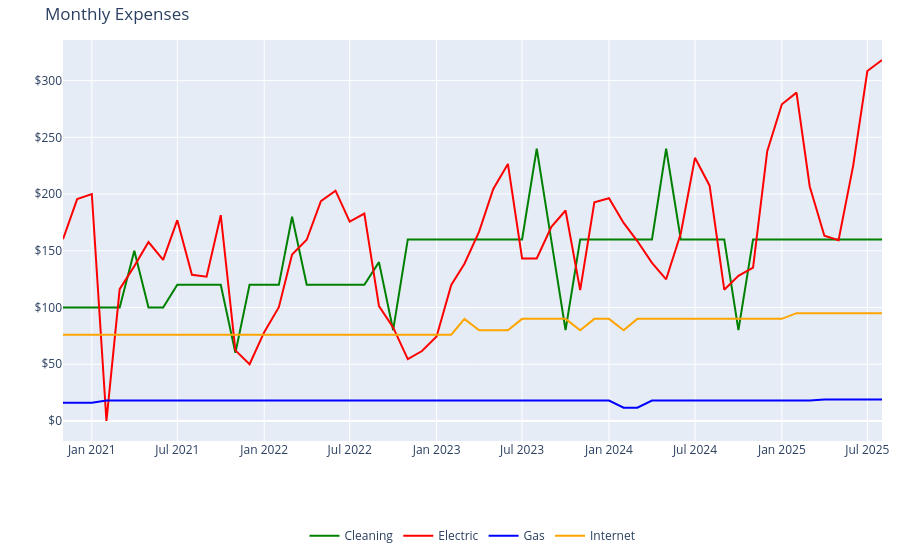

This figure's notebook cell:
### Markdown cell above
<hr>

### Code cell
import warnings

# uppress specific FutureWarning
warnings.filterwarnings("ignore", category=FutureWarning)

# group by year, month, and expense type, then sum Amount
monthly_expense_amount = (
    df.groupby([df["Date"].dt.to_period("M"), "Expense"])["Amount"].sum().reset_index()
)
monthly_expense_amount["Date"] = monthly_expense_amount["Date"].astype(
    str
)  # convert to string for Plotly

# plot
fig = px.line(
    monthly_expense_amount,
    x="Date",
    y="Amount",
    color="Expense",
    color_discrete_map=color_palette,
    title="Monthly Expenses",
    labels={
        "Date": "Month and Year",
        "Amount": "Amount ($)",
        "Expense": "",
    },
    hover_data={"Expense": True},
)

# format y-axis to show currency
fig.update_traces(
    hovertemplate="Month and Year: %{x}<br>Amount: $%{y:.2f}<br>Expense Type: %{customdata}"
)


# format for mobile
fig.update_layout(
    xaxis=dict(title=""),
    yaxis=dict(
        title="",
        tickprefix="$",
    ),
    margin=dict(
        t=40,
        b=30,
        l=10,
        r=10,
    ),
    legend=dict(
        orientation="h",
        x=0.5,
        xanchor="center",
        y=-0.2,
    ),
)

fig.show()

### Figure 1 — Plotly figure (JSON) as saved in the notebook; plotly's stock layout.template omitted (floating-point values rounded to 4 significant figures)
{"data": [{"customdata": [["Cleaning"], ["Cleaning"], ["Cleaning"], ["Cleaning"], ["Cleaning"], ["Cleaning"], ["Cleaning"], ["Cleaning"], ["Cleaning"], ["Cleaning"], ["Cleaning"], ["Cleaning"], ["Cleaning"], ["Cleaning"], ["Cleaning"], ["Cleaning"], ["Cleaning"], ["Cleaning"], ["Cleaning"], ["Cleaning"], ["Cleaning"], ["Cleaning"], ["Cleaning"], ["Cleaning"], ["Cleaning"], ["Cleaning"], ["Cleaning"], ["Cleaning"], ["Cleaning"], ["Cleaning"], ["Cleaning"], ["Cleaning"], ["Cleaning"], ["Cleaning"], ["Cleaning"], ["Cleaning"], ["Cleaning"], ["Cleaning"], ["Cleaning"], ["Cleaning"], ["Cleaning"], ["Cleaning"], ["Cleaning"], ["Cleaning"], ["Cleaning"], ["Cleaning"], ["Cleaning"], ["Cleaning"], ["Cleaning"], ["Cleaning"], ["Cleaning"], ["Cleaning"], ["Cleaning"], ["Cleaning"], ["Cleaning"], ["Cleaning"], ["Cleaning"], ["Cleaning"]], "hovertemplate": "Month and Year: %{x}<br>Amount: $%{y:.2f}<br>Expense Type: %{customdata}", "legendgroup": "Cleaning", "line": {"color": "green", "dash": "solid"}, "marker": {"symbol": "circle"}, "mode": "lines", "name": "Cleaning", "orientation": "v", "showlegend": true, "type": "scatter", "x": ["2020-11", "2020-12", "2021-01", "2021-02", "2021-03", "2021-04", "2021-05", "2021-06", "2021-07", "2021-08", "2021-09", "2021-10", "2021-11", "2021-12", "2022-01", "2022-02", "2022-03", "2022-04", "2022-05", "2022-06", "2022-07", "2022-08", "2022-09", "2022-10", "2022-11", "2022-12", "2023-01", "2023-02", "2023-03", "2023-04", "2023-05", "2023-06", "2023-07", "2023-08", "2023-09", "2023-10", "2023-11", "2023-12", "2024-01", "2024-02", "2024-03", "2024-04", "2024-05", "2024-06", "2024-07", "2024-08", "2024-09", "2024-10", "2024-11", "2024-12", "2025-01", "2025-02", "2025-03", "2025-04", "2025-05", "2025-06", "2025-07", "2025-08"], "xaxis": "x", "y": [100, 100, 100, 100, 100, 150, 100, 100, 120, 120, 120, 120, 60, 120, 120, 120, 180, 120, 120, 120, 120, 120, 140, 80, 160, 160, 160, 160, 160, 160, 160, 160, 160, 240, 160, 80, 160, 160, 160, 160, 160, 160, 240, 160, 160, 160, 160, 80, 160, 160, 160, 160, 160, 160, 160, 160, 160, 160], "yaxis": "y"}, {"customdata": [["Electric"], ["Electric"], ["Electric"], ["Electric"], ["Electric"], ["Electric"], ["Electric"], ["Electric"], ["Electric"], ["Electric"], ["Electric"], ["Electric"], ["Electric"], ["Electric"], ["Electric"], ["Electric"], ["Electric"], ["Electric"], ["Electric"], ["Electric"], ["Electric"], ["Electric"], ["Electric"], ["Electric"], ["Electric"], ["Electric"], ["Electric"], ["Electric"], ["Electric"], ["Electric"], ["Electric"], ["Electric"], ["Electric"], ["Electric"], ["Electric"], ["Electric"], ["Electric"], ["Electric"], ["Electric"], ["Electric"], ["Electric"], ["Electric"], ["Electric"], ["Electric"], ["Electric"], ["Electric"], ["Electric"], ["Electric"], ["Electric"], ["Electric"], ["Electric"], ["Electric"], ["Electric"], ["Electric"], ["Electric"], ["Electric"], ["Electric"], ["Electric"]], "hovertemplate": "Month and Year: %{x}<br>Amount: $%{y:.2f}<br>Expense Type: %{customdata}", "legendgroup": "Electric", "line": {"color": "red", "dash": "solid"}, "marker": {"symbol": "circle"}, "mode": "lines", "name": "Electric", "orientation": "v", "showlegend": true, "type": "scatter", "x": ["2020-11", "2020-12", "2021-01", "2021-02", "2021-03", "2021-04", "2021-05", "2021-06", "2021-07", "2021-08", "2021-09", "2021-10", "2021-11", "2021-12", "2022-01", "2022-02", "2022-03", "2022-04", "2022-05", "2022-06", "2022-07", "2022-08", "2022-09", "2022-10", "2022-11", "2022-12", "2023-01", "2023-02", "2023-03", "2023-04", "2023-05", "2023-06", "2023-07", "2023-08", "2023-09", "2023-10", "2023-11", "2023-12", "2024-01", "2024-02", "2024-03", "2024-04", "2024-05", "2024-06", "2024-07", "2024-08", "2024-09", "2024-10", "2024-11", "2024-12", "2025-01", "2025-02", "2025-03", "2025-04", "2025-05", "2025-06", "2025-07", "2025-08"], "xaxis": "x", "y": [160.3, 195.5, 200, 0, 116.2, 136.5, 157.7, 141.9, 176.9, 128.8, 127.2, 181.4, 62.2, 50.04, 78.24, 100.3, 146.7, 159.7, 193.7, 203.0, 175.7, 182.8, 101.2, 82.46, 54.51, 61.62, 74.53, 119.8, 138.7, 166.8, 204.4, 226.6, 143.2, 143.2, 171.1, 185.5, 115.3, 192.8, 196.3, 174.6, 158.6, 139.3, 124.9, 165.3, 231.9, 207.4, 115.7, 127.9, 135.2, 237.8, 279.2, 289.4, 206.7, 163.3, 159.3, 225.1, 308.5, 318.1], "yaxis": "y"}, {"customdata": [["Gas"], ["Gas"], ["Gas"], ["Gas"], ["Gas"], ["Gas"], ["Gas"], ["Gas"], ["Gas"], ["Gas"], ["Gas"], ["Gas"], ["Gas"], ["Gas"], ["Gas"], ["Gas"], ["Gas"], ["Gas"], ["Gas"], ["Gas"], ["Gas"], ["Gas"], ["Gas"], ["Gas"], ["Gas"], ["Gas"], ["Gas"], ["Gas"], ["Gas"], ["Gas"], ["Gas"], ["Gas"], ["Gas"], ["Gas"], ["Gas"], ["Gas"], ["Gas"], ["Gas"], ["Gas"], ["Gas"], ["Gas"], ["Gas"], ["Gas"], ["Gas"], ["Gas"], ["Gas"], ["Gas"], ["Gas"], ["Gas"], ["Gas"], ["Gas"], ["Gas"], ["Gas"], ["Gas"], ["Gas"], ["Gas"], ["Gas"], ["Gas"]], "hovertemplate": "Month and Year: %{x}<br>Amount: $%{y:.2f}<br>Expense Type: %{customdata}", "legendgroup": "Gas", "line": {"color": "blue", "dash": "solid"}, "marker": {"symbol": "circle"}, "mode": "lines", "name": "Gas", "orientation": "v", "showlegend": true, "type": "scatter", "x": ["2020-11", "2020-12", "2021-01", "2021-02", "2021-03", "2021-04", "2021-05", "2021-06", "2021-07", "2021-08", "2021-09", "2021-10", "2021-11", "2021-12", "2022-01", "2022-02", "2022-03", "2022-04", "2022-05", "2022-06", "2022-07", "2022-08", "2022-09", "2022-10", "2022-11", "2022-12", "2023-01", "2023-02", "2023-03", "2023-04", "2023-05", "2023-06", "2023-07", "2023-08", "2023-09", "2023-10", "2023-11", "2023-12", "2024-01", "2024-02", "2024-03", "2024-04", "2024-05", "2024-06", "2024-07", "2024-08", "2024-09", "2024-10", "2024-11", "2024-12", "2025-01", "2025-02", "2025-03", "2025-04", "2025-05", "2025-06", "2025-07", "2025-08"], "xaxis": "x", "y": [16, 16, 16, 18, 18, 18, 18, 18, 18, 18, 18, 18, 18, 18, 18, 18, 18, 18, 18, 18, 18, 18, 18, 18, 18, 18, 18, 18, 18, 18, 18, 18, 18, 18, 18, 18, 18, 18, 18, 11.66, 11.66, 18, 18, 18, 18, 18, 18, 18, 18, 18, 18, 18, 18, 19, 19, 19, 19, 19], "yaxis": "y"}, {"customdata": [["Internet"], ["Internet"], ["Internet"], ["Internet"], ["Internet"], ["Internet"], ["Internet"], ["Internet"], ["Internet"], ["Internet"], ["Internet"], ["Internet"], ["Internet"], ["Internet"], ["Internet"], ["Internet"], ["Internet"], ["Internet"], ["Internet"], ["Internet"], ["Internet"], ["Internet"], ["Internet"], ["Internet"], ["Internet"], ["Internet"], ["Internet"], ["Internet"], ["Internet"], ["Internet"], ["Internet"], ["Internet"], ["Internet"], ["Internet"], ["Internet"], ["Internet"], ["Internet"], ["Internet"], ["Internet"], ["Internet"], ["Internet"], ["Internet"], ["Internet"], ["Internet"], ["Internet"], ["Internet"], ["Internet"], ["Internet"], ["Internet"], ["Internet"], ["Internet"], ["Internet"], ["Internet"], ["Internet"], ["Internet"], ["Internet"], ["Internet"], ["Internet"]], "hovertemplate": "Month and Year: %{x}<br>Amount: $%{y:.2f}<br>Expense Type: %{customdata}", "legendgroup": "Internet", "line": {"color": "orange", "dash": "solid"}, "marker": {"symbol": "circle"}, "mode": "lines", "name": "Internet", "orientation": "v", "showlegend": true, "type": "scatter", "x": ["2020-11", "2020-12", "2021-01", "2021-02", "2021-03", "2021-04", "2021-05", "2021-06", "2021-07", "2021-08", "2021-09", "2021-10", "2021-11", "2021-12", "2022-01", "2022-02", "2022-03", "2022-04", "2022-05", "2022-06", "2022-07", "2022-08", "2022-09", "2022-10", "2022-11", "2022-12", "2023-01", "2023-02", "2023-03", "2023-04", "2023-05", "2023-06", "2023-07", "2023-08", "2023-09", "2023-10", "2023-11", "2023-12", "2024-01", "2024-02", "2024-03", "2024-04", "2024-05", "2024-06", "2024-07", "2024-08", "2024-09", "2024-10", "2024-11", "2024-12", "2025-01", "2025-02", "2025-03", "2025-04", "2025-05", "2025-06", "2025-07", "2025-08"], "xaxis": "x", "y": [76, 76, 76, 76, 76, 76, 76, 76, 76, 76, 76, 76, 76, 76, 76, 76, 76, 76, 76, 76, 76, 76, 76, 76, 76, 76, 76, 76, 89.99, 79.99, 79.99, 79.99, 89.99, 89.99, 89.99, 89.99, 79.99, 89.99, 89.99, 79.99, 89.99, 89.99, 89.99, 89.99, 89.99, 89.99, 89.99, 89.99, 89.99, 89.99, 89.99, 94.99, 94.99, 94.99, 94.99, 94.99, 94.99, 94.99], "yaxis": "y"}], "layout": {"legend": {"orientation": "h", "title": {"text": ""}, "tracegroupgap": 0, "x": 0.5, "xanchor": "center", "y": -0.2}, "margin": {"b": 30, "l": 10, "r": 10, "t": 40}, "title": {"text": "Monthly Expenses"}, "xaxis": {"anchor": "y", "domain": [0, 1], "title": {"text": ""}}, "yaxis": {"anchor": "x", "domain": [0, 1], "tickprefix": "$", "title": {"text": ""}}}}
